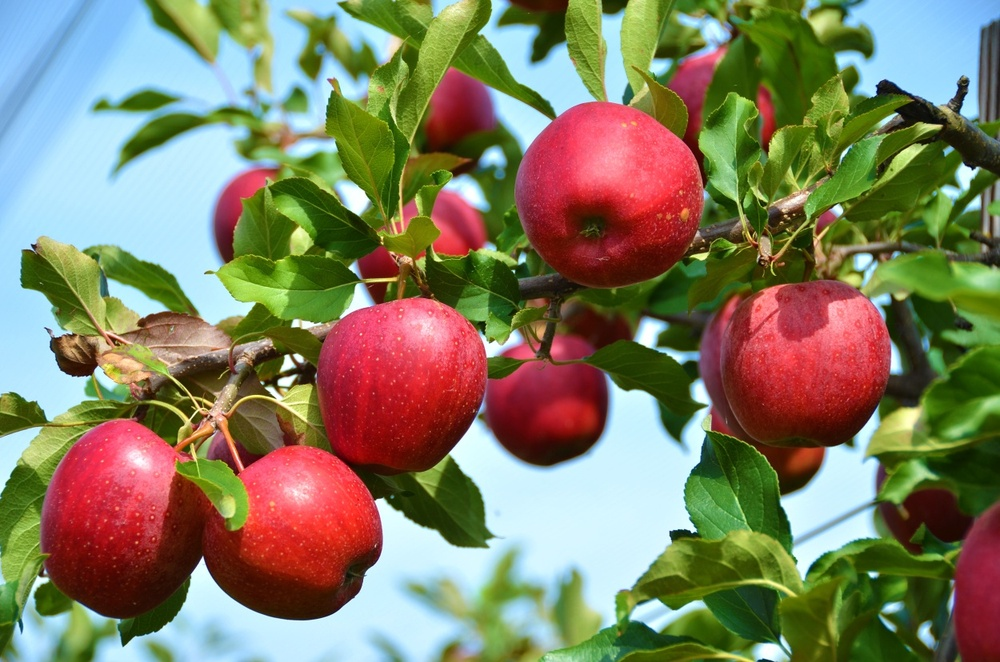
#> input picture practice5/apples.jpg, 1000 x 662 px, shrunk from 1250 x 828 before the run
$ python example5-21.py
#> lines starting #> are read from the running program, lines starting #| are printed output that depends on the picture; after the words box and inside, x2 and y2 are one past the last pixel; in counts of white or black regions, pixels touching at a corner belong together
#canny edge detection
import cv2 as cv
import numpy as np
img=cv.imread('apples.jpg')
#> img is the input picture: shape (662, 1000, 3); mean B, G, R 98.6, 125.8, 129.6

gray=cv.cvtColor(img,cv.COLOR_BGR2GRAY)
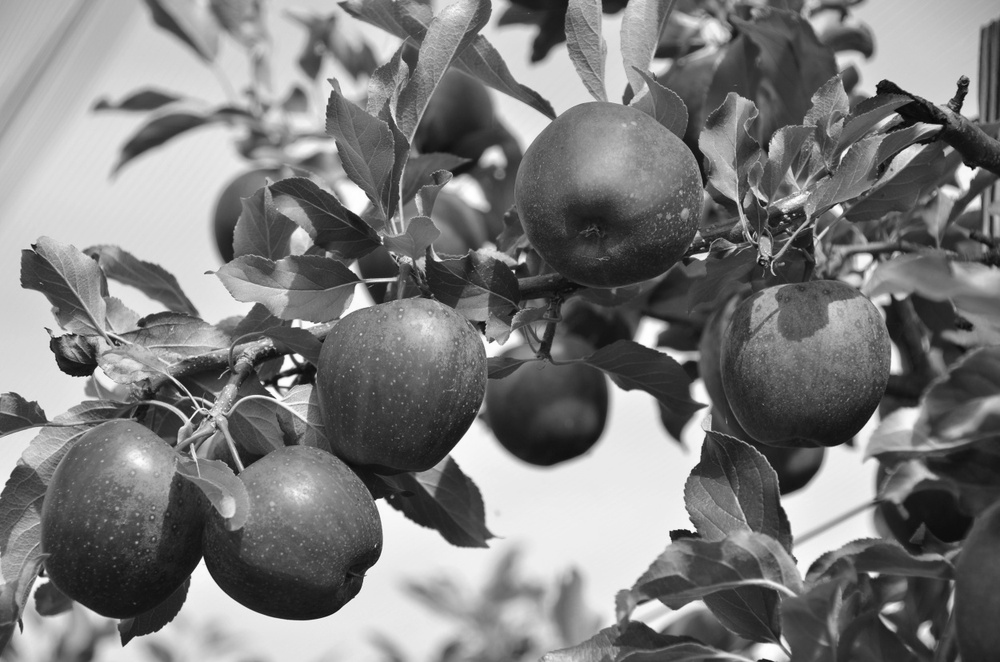
#> gray: shape (662, 1000); min 5, max 255, mean 123.8

canny1=cv.Canny(gray,50,500)
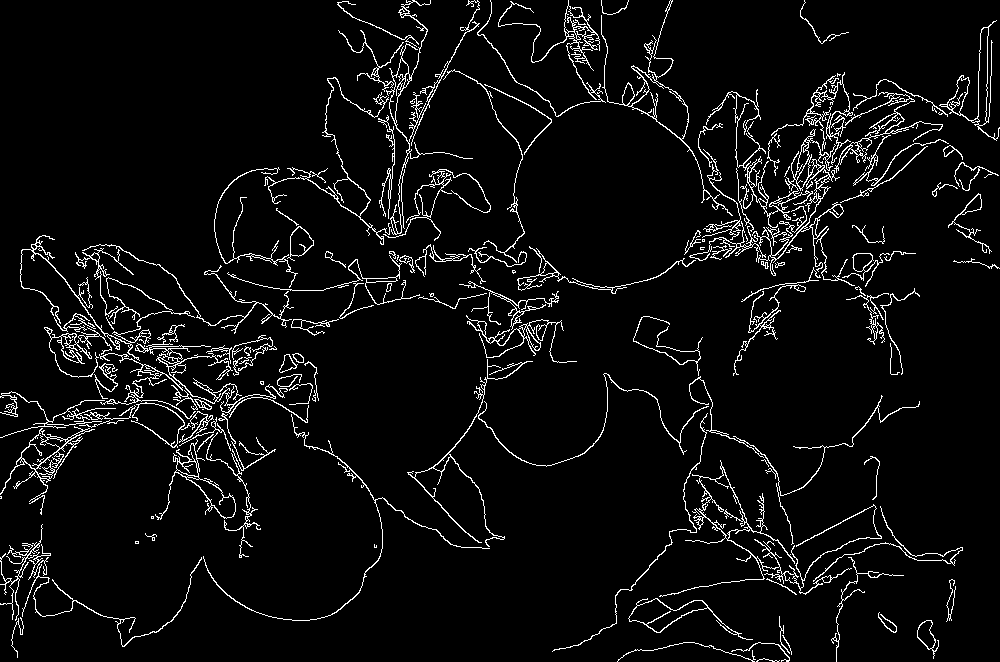
#> canny1: shape (662, 1000); 5.3% white in thin lines or dots
canny2=cv.Canny(gray,100,200)
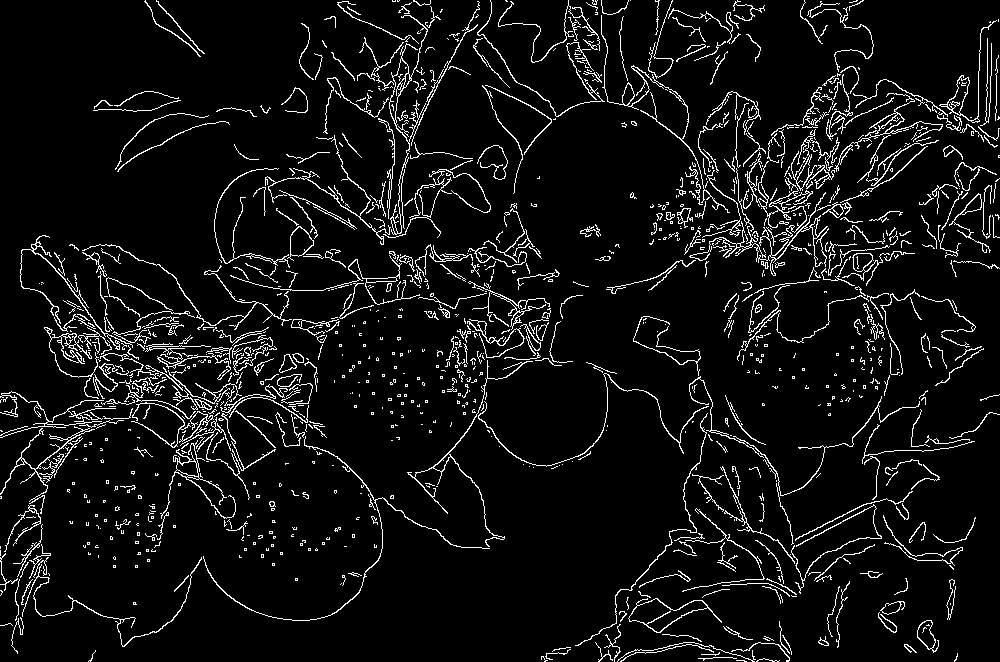
#> canny2: shape (662, 1000); 6.7% white in thin lines or dots
grad_x=cv.Sobel(gray,cv.CV_32F,1,0,ksize=3)
grad_y=cv.Sobel(gray,cv.CV_32F,0,1,ksize=3)
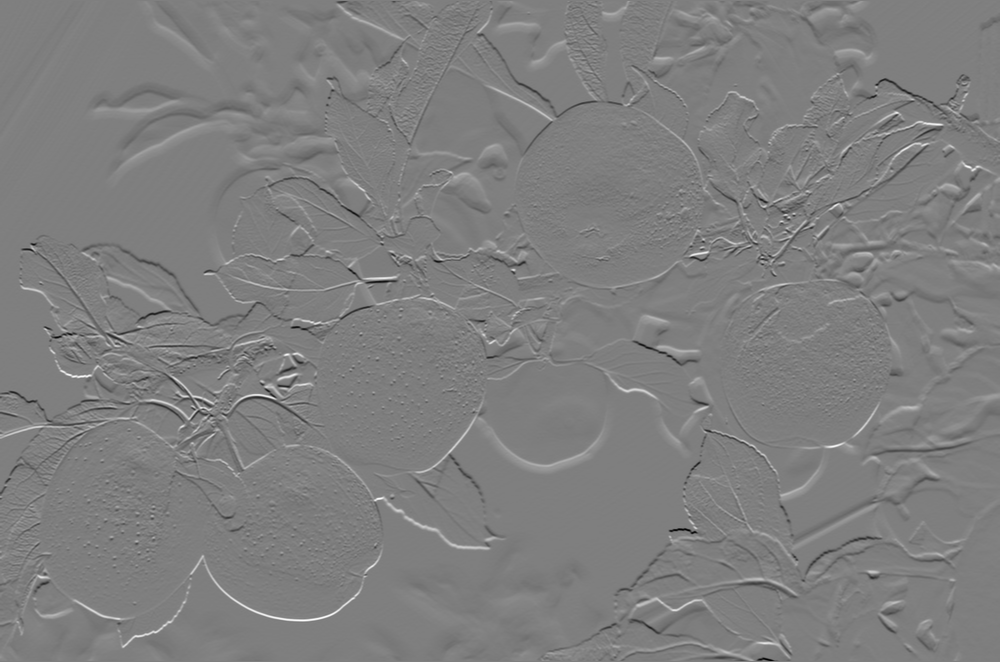
#> grad_y: shape (662, 1000) float32; min -864, max 870, mean -0.2; drawn with min black and max white

fmag=cv.magnitude(grad_x,grad_y)
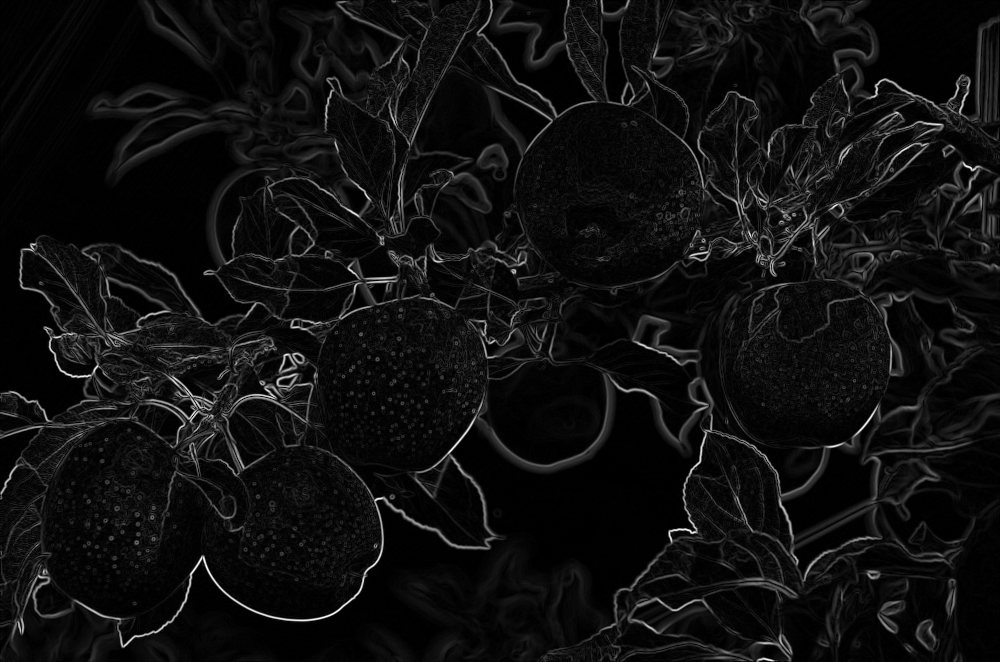
#> fmag: shape (662, 1000) float32; min 0, max 900.1, mean 55.7; drawn with min black and max white
mag=np.uint8(fmag)
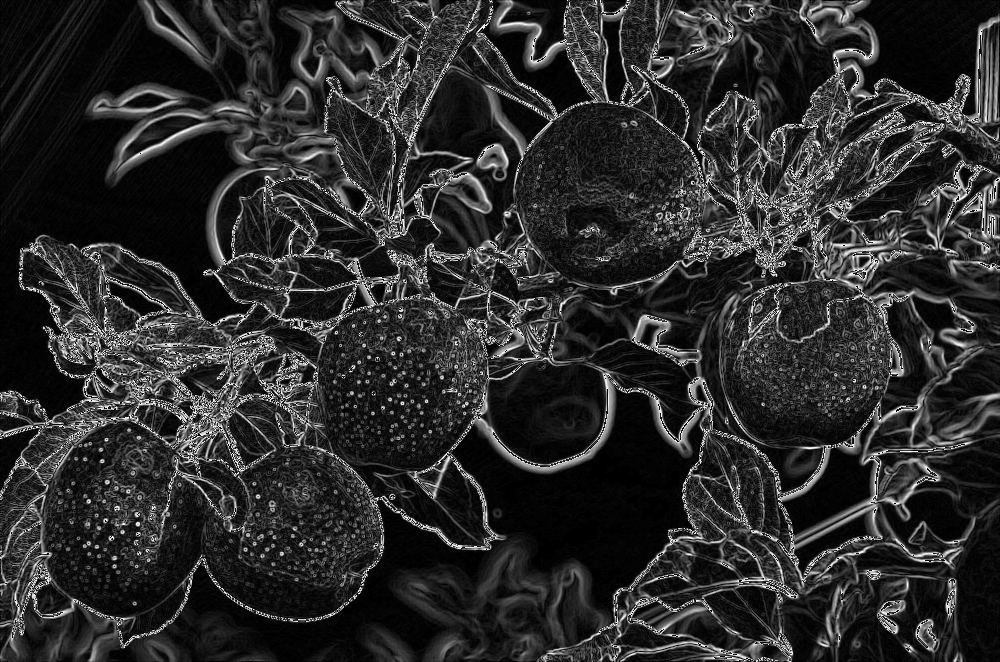
#> mag: shape (662, 1000); min 0, max 255, mean 44.6

gradDir=cv.phase(grad_x,grad_y,True)
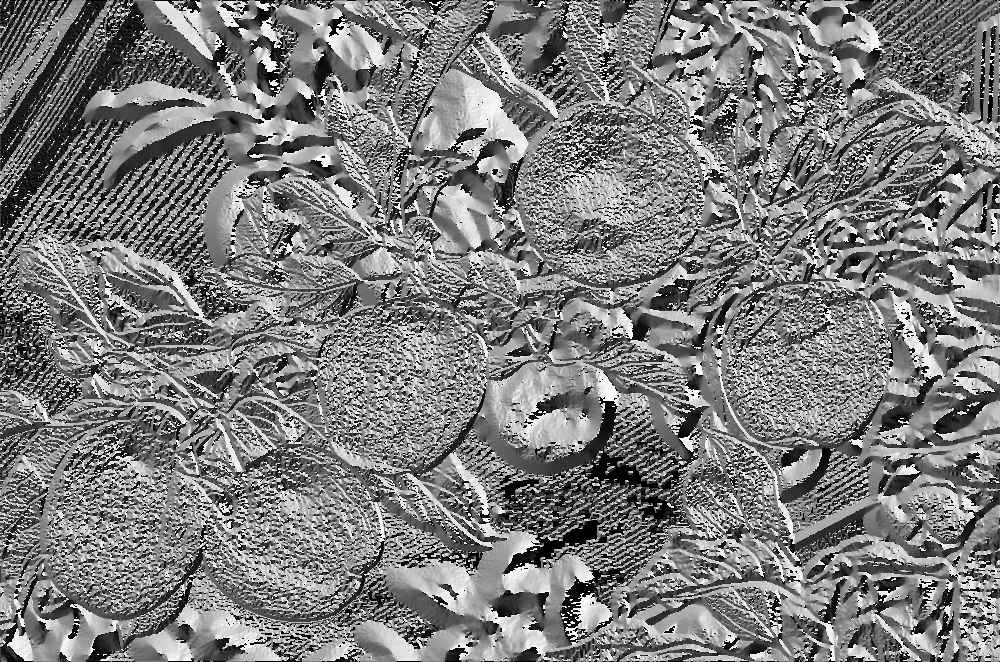
#> gradDir: shape (662, 1000) float32; min 0, max 6.28, mean 3.07; drawn with min black and max white

cv.imshow('mag',mag)
cv.imshow('Original',gray)
cv.imshow('Canny1',canny1)
cv.imshow('Canny2',canny2)

cv.waitKey()
cv.destroyAllWindows()
cv.waitKey(1)

$ run again, with practice5/building.jpg copied over practice5/apples.jpg
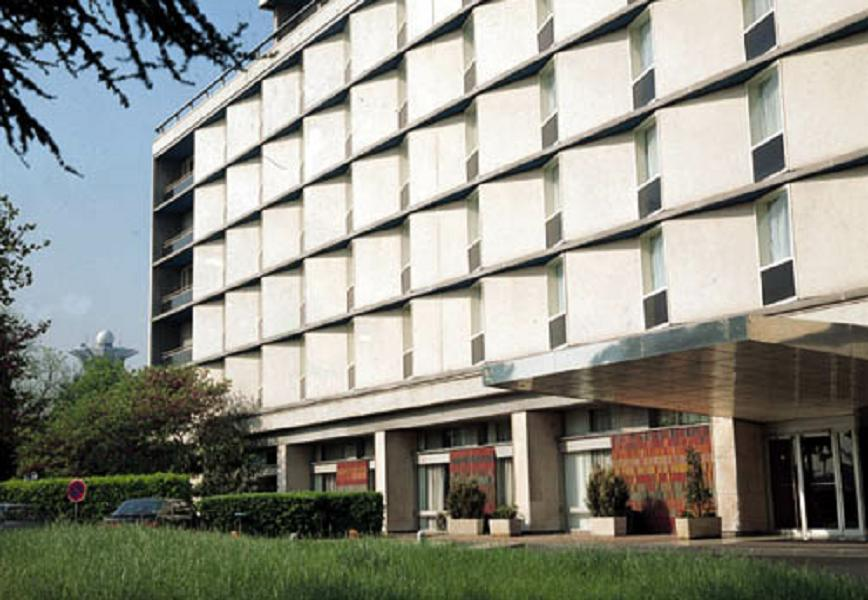
#> input picture practice5/building.jpg, 868 x 600 px
#> img is the input picture: shape (600, 868, 3); mean B, G, R 133.7, 143.6, 142.9
#> `canny1=cv.Canny(gray,50,500)`:
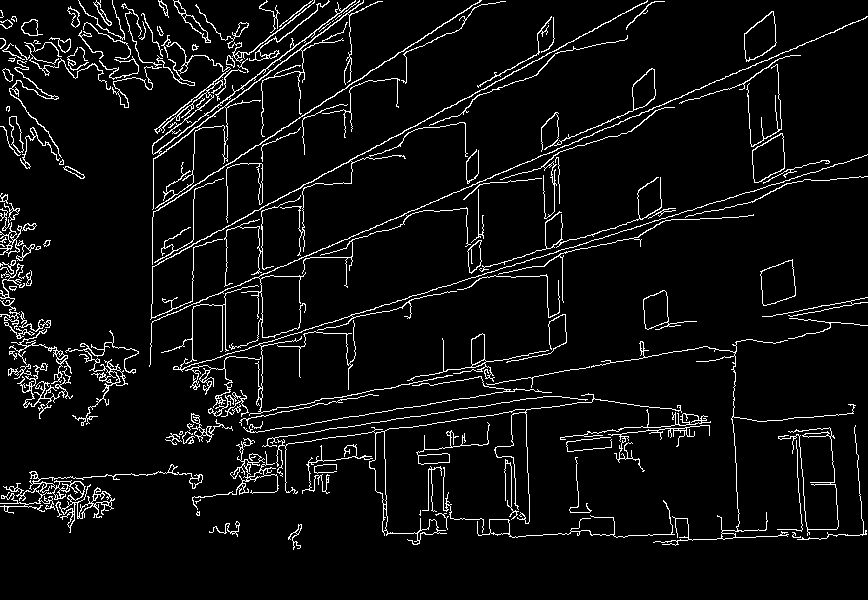
#> canny1: shape (600, 868); 5.8% white in thin lines or dots
#> canny2: shape (600, 868); 8.2% white in thin lines or dots
#> `gradDir=cv.phase(grad_x,grad_y,True)`:
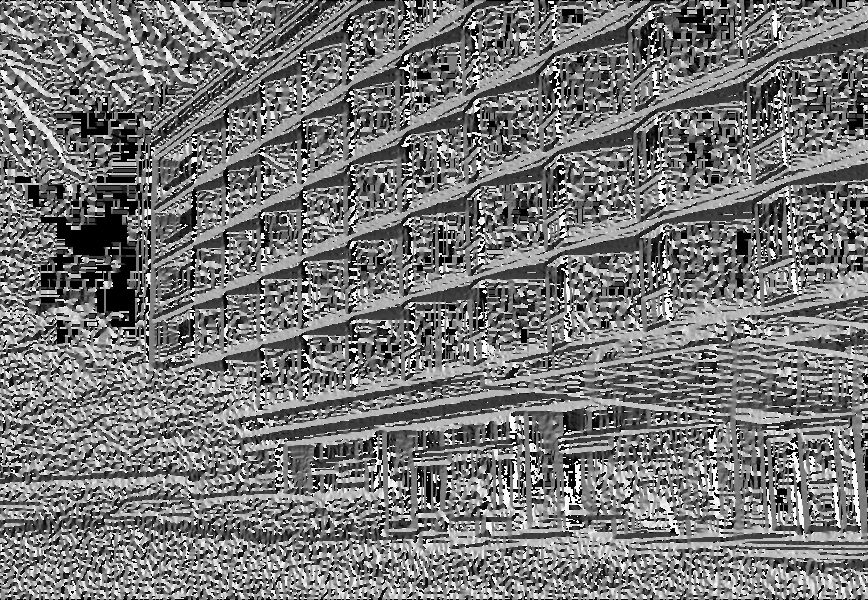
#> gradDir: shape (600, 868) float32; min 0, max 6.28, mean 2.94; drawn with min black and max white

$ run again, with practice5/soccer.jpg copied over practice5/apples.jpg
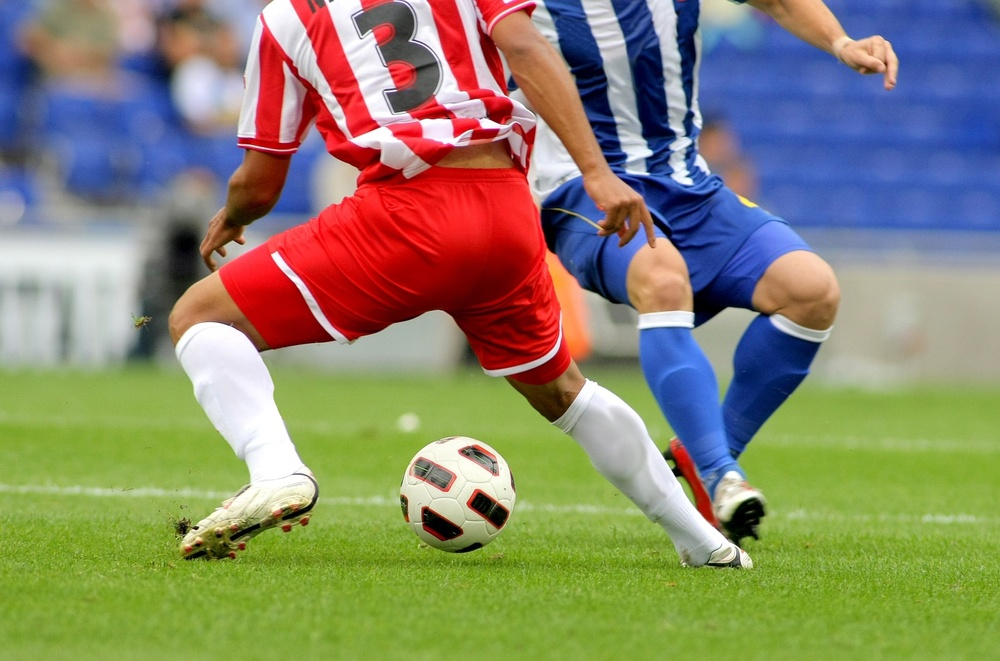
#> input picture practice5/soccer.jpg, 1000 x 661 px, shrunk from 1434 x 948 before the run
#> img is the input picture: shape (661, 1000, 3); mean B, G, R 107.3, 133.3, 136.8
#> `canny1=cv.Canny(gray,50,500)`:
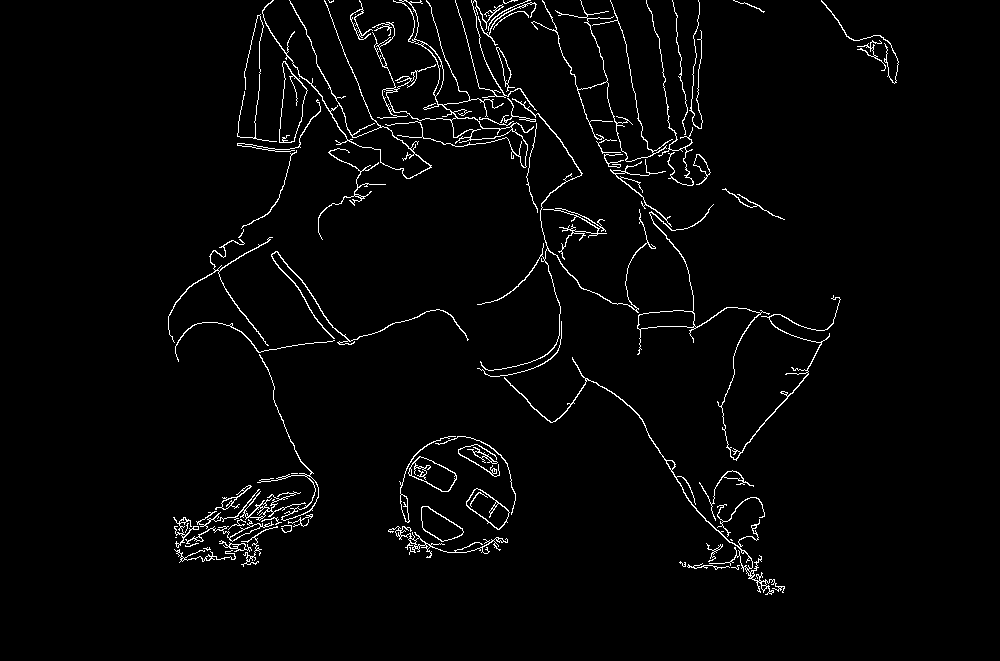
#> canny1: shape (661, 1000); 2.5% white in thin lines or dots, all inside (x1, y1, x2, y2) = (168, 0, 899, 595)
#> canny2: shape (661, 1000); 3.6% white in thin lines or dots, all inside (x1, y1, x2, y2) = (14, 0, 991, 599)
#> `gradDir=cv.phase(grad_x,grad_y,True)`:
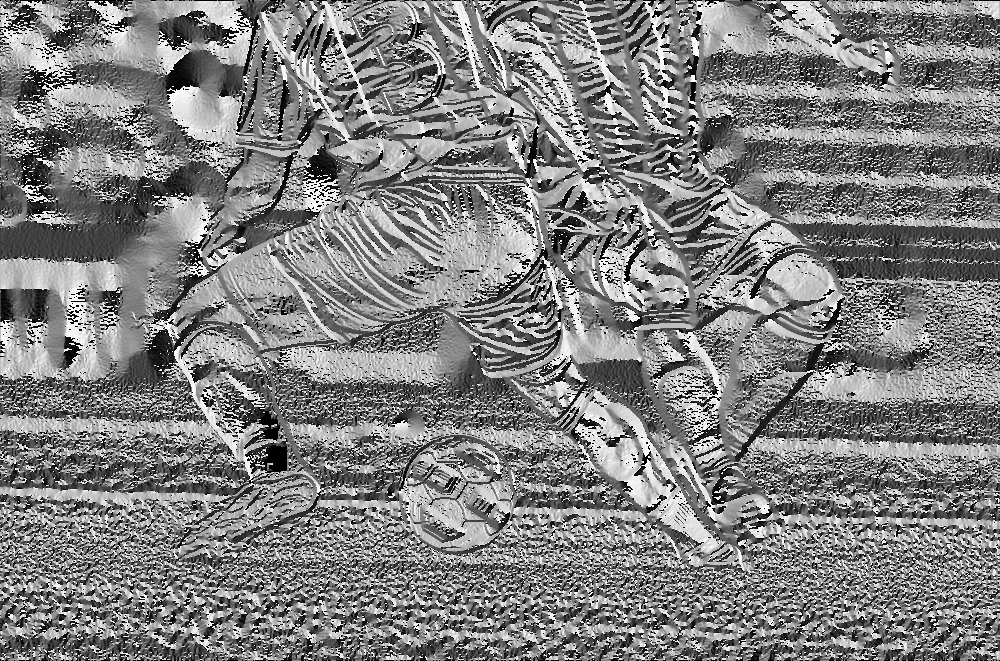
#> gradDir: shape (661, 1000) float32; min 0, max 6.28, mean 3.17; drawn with min black and max white
